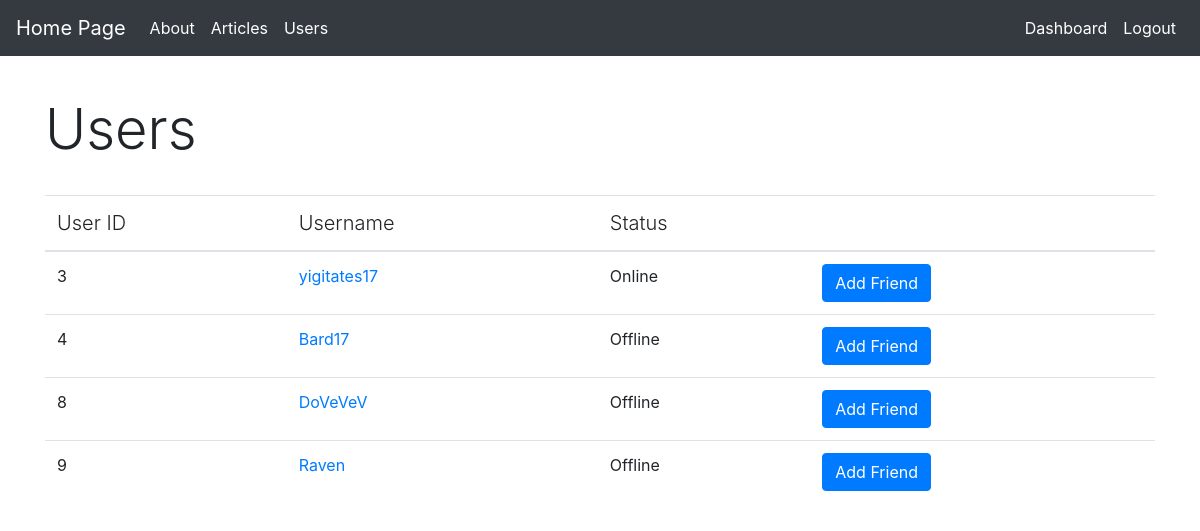
/users (signed in), run on the app's committed database.
### tables this page shows
CREATE TABLE blog_users(id integer PRIMARY KEY, name text, username text, email text, password text);

### index.py (the view)
@app.route('/users')
def users():
    con = sqlite3.connect('blog_database.db')
    cur = con.cursor()
    select = 'SELECT id, username from blog_users'
    cur.execute(select)
    user_names = cur.fetchall()
    dict_list = []
    for user in user_names:
        if session["logged_in"] and session["user_name"] == user[1]:
            user_dict = {user: {"user_id": user[0], "username": user[1], "status": "Online"}}
        else:
            user_dict = {user: {"user_id": user[0], "username": user[1], "status": "Offline"}}
        dict_list.append(user_dict)
    return render_template('users.html', user_list=dict_list, user_names=user_names)

### templates/users.html
{% extends 'layout.html' %}
{% block body %}
    <h3 class="display-4">Users</h3>
    {% if user_list %}
        <br>
        <ul class="list-group">
            <table class="table table-hover">
                <thead>
                <tr>
                    <th scope="col" class="lead">User ID</th>
                    <th scope="col" class="lead">Username</th>
                    <th scope="col" class="lead">Status</th>
                    <th></th>
                </tr>
                </thead>
                <tbody>
                {% for user in user_list %}
                    {% for value in user.values() %}
                        <tr>
                            <td>{{ value.user_id }}</td>
                            <td><a href="/users/{{ value.user_id }}">{{ value.username }}</a></td>
                            <td>{{ value.status }}</td>
                            <td><a href="#" class="btn btn-primary">Add Friend</a></td>
                        </tr>
                    {% endfor %}
                {% endfor %}
                </tbody>
            </table>
        </ul>
    {% else %}
        <hr>
        <div class="lead">You have no articles yet.</div>
    {% endif %}
{% endblock body %}

### templates/layout.html (shortened to what this page needs)
<!DOCTYPE html>
<html lang="en">
<head>
    <link rel="stylesheet" href="https://maxcdn.bootstrapcdn.com/bootstrap/4.0.0/css/bootstrap.min.css"
>
</head>
<body>
{% include 'includes/navbar.html' %}
<br><br><br><br>
<div class="container">
    {% block body %}
    {% endblock body %}
</div>
</body>
</html>

### templates/includes/navbar.html (shortened to what this page needs)
<nav class="navbar navbar-expand-md navbar-dark fixed-top bg-dark">
    <a class="navbar-brand" href="/">Home Page</a>
    <div class="collapse navbar-collapse" id="navbarCollapse">
        <ul class="navbar-nav mr-auto">
            <li class="nav-item active">
                <a class="nav-link" href="/about">About</a>
            </li>
            <li class="nav-item active">
                <a class="nav-link" href="/articles">Articles</a>
            </li>
            <li class="nav-item active">
                <a class="nav-link" href="/users">Users</a>
            </li>
        </ul>
        <ul class="navbar-nav ml-auto">
            {% if session["logged_in"] %}
                <li class="nav-item active">
                    <a class="nav-link" href="/dashboard">Dashboard</a>
                </li>
                <li class="nav-item active">
                    <a class="nav-link" href="/logout">Logout</a>
                </li>
            {% endif %}
        </ul>
    </div>
</nav>

### data on the page
blog_users: user_id "3", username "yigitates17", status "Online"
blog_users: user_id "4", username "Bard17", status "Offline"
blog_users: user_id "8", username "DoVeVeV", status "Offline"
blog_users: user_id "9", username "Raven", status "Offline"
